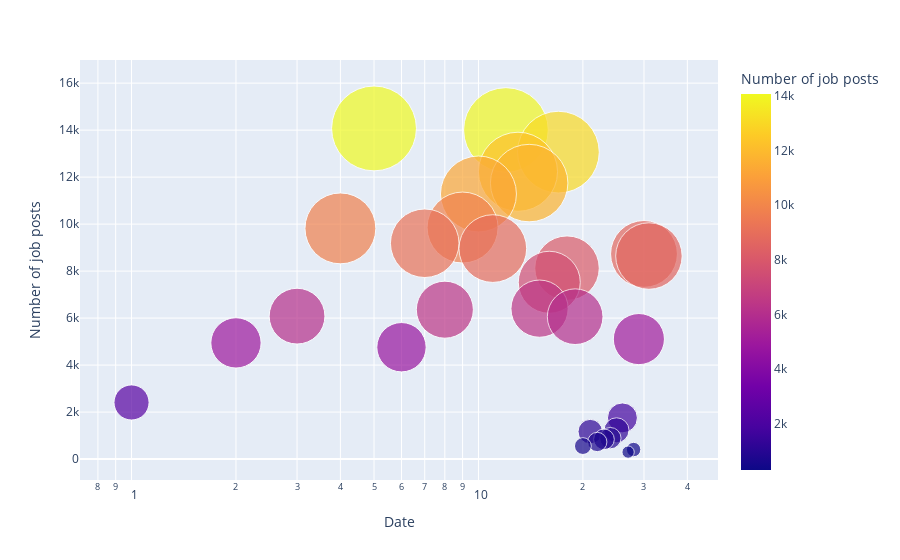

Write notebook code for a chart like this one.
### Code cell
## We try once more when null data is not much
data.Date=pd.to_datetime(data.Date)
dj=data[(data.Location!='NA')].Date.dt.day.value_counts()
dj=pd.DataFrame(dj)
dj=dj.reset_index().rename(columns={'index':'Date','Date':'Number of job posts'})
fig = px.scatter(dj, x="Date", y="Number of job posts",size="Number of job posts", color="Number of job posts", log_x=True, size_max=60)
fig.show()

### Figure 1 — Plotly figure (JSON) as saved in the notebook; plotly's stock layout.template omitted (floating-point values rounded to 4 significant figures)
{"data": [{"hoverlabel": {"namelength": 0}, "hovertemplate": "Date=%{x}<br>Number of job posts=%{marker.color}", "legendgroup": "", "marker": {"color": [14072, 14006, 13063, 12228, 11746, 11282, 9854, 9818, 9186, 8959, 8731, 8641, 8126, 7525, 6402, 6358, 6083, 6060, 5107, 4945, 4761, 2410, 1753, 1226, 1170, 891, 840, 728, 555, 406, 297], "coloraxis": "coloraxis", "size": [14072, 14006, 13063, 12228, 11746, 11282, 9854, 9818, 9186, 8959, 8731, 8641, 8126, 7525, 6402, 6358, 6083, 6060, 5107, 4945, 4761, 2410, 1753, 1226, 1170, 891, 840, 728, 555, 406, 297], "sizemode": "area", "sizeref": 3.909, "symbol": "circle"}, "mode": "markers", "name": "", "showlegend": false, "type": "scatter", "x": [5, 12, 17, 13, 14, 10, 9, 4, 7, 11, 30, 31, 18, 16, 15, 8, 3, 19, 29, 2, 6, 1, 26, 25, 21, 24, 23, 22, 20, 28, 27], "xaxis": "x", "y": [14072, 14006, 13063, 12228, 11746, 11282, 9854, 9818, 9186, 8959, 8731, 8641, 8126, 7525, 6402, 6358, 6083, 6060, 5107, 4945, 4761, 2410, 1753, 1226, 1170, 891, 840, 728, 555, 406, 297], "yaxis": "y"}], "layout": {"coloraxis": {"colorbar": {"title": {"text": "Number of job posts"}}, "colorscale": [[0, "#0d0887"], [0.1111, "#46039f"], [0.2222, "#7201a8"], [0.3333, "#9c179e"], [0.4444, "#bd3786"], [0.5556, "#d8576b"], [0.6667, "#ed7953"], [0.7778, "#fb9f3a"], [0.8889, "#fdca26"], [1, "#f0f921"]]}, "legend": {"itemsizing": "constant", "tracegroupgap": 0}, "margin": {"t": 60}, "xaxis": {"anchor": "y", "domain": [0, 1], "title": {"text": "Date"}, "type": "log"}, "yaxis": {"anchor": "x", "domain": [0, 1], "title": {"text": "Number of job posts"}}}}
